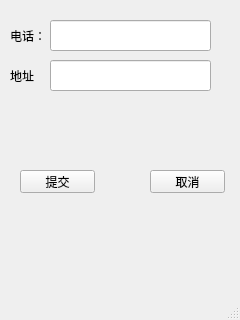
<?xml version="1.0" encoding="UTF-8"?>
<ui version="4.0">
 <class>MainWindow</class>
 <widget class="QMainWindow" name="MainWindow">
  <property name="geometry">
   <rect>
    <x>0</x>
    <y>0</y>
    <width>240</width>
    <height>320</height>
   </rect>
  </property>
  <property name="windowTitle">
   <string>MainWindow</string>
  </property>
  <widget class="QWidget" name="centralwidget">
   <widget class="QLabel" name="label">
    <property name="geometry">
     <rect>
      <x>10</x>
      <y>30</y>
      <width>54</width>
      <height>12</height>
     </rect>
    </property>
    <property name="text">
     <string>电话：</string>
    </property>
   </widget>
   <widget class="QLineEdit" name="lineEdit">
    <property name="geometry">
     <rect>
      <x>50</x>
      <y>20</y>
      <width>161</width>
      <height>31</height>
     </rect>
    </property>
   </widget>
   <widget class="QLabel" name="label_2">
    <property name="geometry">
     <rect>
      <x>10</x>
      <y>70</y>
      <width>54</width>
      <height>12</height>
     </rect>
    </property>
    <property name="text">
     <string>地址</string>
    </property>
   </widget>
   <widget class="QLineEdit" name="lineEdit_2">
    <property name="geometry">
     <rect>
      <x>50</x>
      <y>60</y>
      <width>161</width>
      <height>31</height>
     </rect>
    </property>
   </widget>
   <widget class="QPushButton" name="pushButton">
    <property name="geometry">
     <rect>
      <x>20</x>
      <y>170</y>
      <width>75</width>
      <height>23</height>
     </rect>
    </property>
    <property name="text">
     <string>提交</string>
    </property>
   </widget>
   <widget class="QPushButton" name="pushButton_2">
    <property name="geometry">
     <rect>
      <x>150</x>
      <y>170</y>
      <width>75</width>
      <height>23</height>
     </rect>
    </property>
    <property name="text">
     <string>取消</string>
    </property>
   </widget>
  </widget>
  <widget class="QMenuBar" name="menubar">
   <property name="geometry">
    <rect>
     <x>0</x>
     <y>0</y>
     <width>240</width>
     <height>23</height>
    </rect>
   </property>
  </widget>
  <widget class="QStatusBar" name="statusbar"/>
 </widget>
 <resources/>
 <connections/>
</ui>
